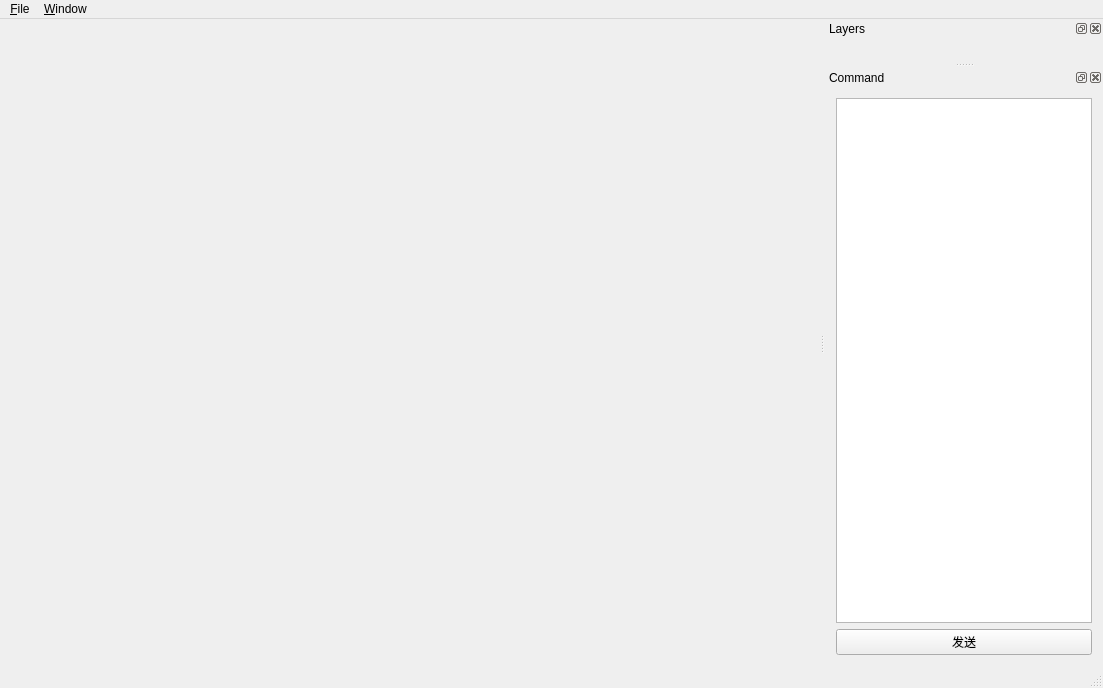
<?xml version="1.0" encoding="UTF-8"?>
<ui version="4.0">
 <class>MainWindow</class>
 <widget class="QMainWindow" name="MainWindow">
  <property name="geometry">
   <rect>
    <x>0</x>
    <y>0</y>
    <width>1103</width>
    <height>688</height>
   </rect>
  </property>
  <property name="windowTitle">
   <string>TestApp</string>
  </property>
  <widget class="QWidget" name="centralWidget"/>
  <widget class="QDockWidget" name="dockWidget">
   <property name="windowTitle">
    <string>Layers</string>
   </property>
   <attribute name="dockWidgetArea">
    <number>2</number>
   </attribute>
   <widget class="QWidget" name="dockWidgetContents"/>
  </widget>
  <widget class="QMenuBar" name="menuBar">
   <property name="geometry">
    <rect>
     <x>0</x>
     <y>0</y>
     <width>1103</width>
     <height>21</height>
    </rect>
   </property>
   <widget class="QMenu" name="menuWindow">
    <property name="title">
     <string>&amp;Window</string>
    </property>
   </widget>
   <widget class="QMenu" name="menuFile">
    <property name="title">
     <string>&amp;File</string>
    </property>
    <addaction name="actionStart"/>
    <addaction name="actionExit"/>
   </widget>
   <addaction name="menuFile"/>
   <addaction name="menuWindow"/>
  </widget>
  <widget class="QStatusBar" name="statusBar"/>
  <widget class="QDockWidget" name="dockWidgetCommand">
   <property name="windowTitle">
    <string>Command</string>
   </property>
   <attribute name="dockWidgetArea">
    <number>2</number>
   </attribute>
   <widget class="QWidget" name="dockWidgetContentsCommnad">
    <layout class="QVBoxLayout" name="verticalLayout">
     <item>
      <widget class="QPlainTextEdit" name="plainTextEditCommand"/>
     </item>
     <item>
      <widget class="QPushButton" name="pushButtonSend">
       <property name="text">
        <string>发送</string>
       </property>
      </widget>
     </item>
    </layout>
   </widget>
  </widget>
  <action name="actionExit">
   <property name="text">
    <string>E&amp;xit</string>
   </property>
   <property name="shortcut">
    <string>Ctrl+X</string>
   </property>
  </action>
  <action name="actionStart">
   <property name="text">
    <string>Start</string>
   </property>
  </action>
 </widget>
 <layoutdefault spacing="6" margin="11"/>
 <resources/>
 <connections/>
</ui>
